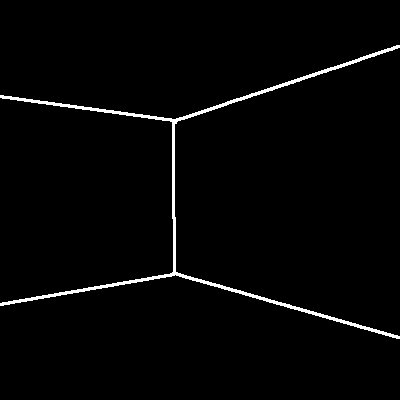
#> input picture enhanced_edges_plot.png, 400 x 400 px
$ python image_utils.py
#> lines starting #> are read from the running program, lines starting #| are printed output that depends on the picture; after the words box and inside, x2 and y2 are one past the last pixel; in counts of white or black regions, pixels touching at a corner belong together
import cv2
import numpy as np
import matplotlib.pyplot as plt
import math


def calculate_angle(line):
    x1, y1, x2, y2 = line[0]
    return math.atan2(y2 - y1, x2 - x1)

def calculate_distance(line1, line2):
    x1, y1, x2, y2 = line1[0]
    x3, y3, x4, y4 = line2[0]
    dist1 = math.sqrt((x3 - x1) ** 2 + (y3 - y1) ** 2)
    dist2 = math.sqrt((x4 - x2) ** 2 + (y4 - y2) ** 2)
    return min(dist1, dist2)

# Function to merge two lines
def merge_lines(line1, line2):
    x1, y1, x2, y2 = line1[0]
    x3, y3, x4, y4 = line2[0]
    merged_line = [[min(x1, x3), min(y1, y3), max(x2, x4), max(y2, y4)]]
    return np.array(merged_line)

def calculate_length(line):
    x1, y1, x2, y2 = line[0]
    return math.sqrt((x2 - x1) ** 2 + (y2 - y1) ** 2)


def merge_nearby_lines(lines, distance_threshold=40, angle_threshold=10, length_threshold=100):
    merged_lines = []

    for line in lines:
        if calculate_length(line) < length_threshold:
            continue

        merged = False
        for i, existing_line in enumerate(merged_lines):
            angle1 = calculate_angle(line)
            angle2 = calculate_angle(existing_line)
            distance = calculate_distance(line, existing_line)

            angle_diff = abs(angle1 - angle2)
            if angle_diff > math.pi:  # Adjust for angles wrapping around
                angle_diff = 2 * math.pi - angle_diff

            if angle_diff < math.radians(angle_threshold) and distance < distance_threshold:
                merged_lines[i] = merge_lines(existing_line, line)
                merged = True
                break

        if not merged:
            merged_lines.append(line)

    return np.array(merged_lines)

edges = cv2.imread('enhanced_edges_plot.png', cv2.IMREAD_GRAYSCALE)
#> edges: shape (400, 400); 2% white; 1 white region, box (x1, y1, x2, y2) and area: (0, 45, 400, 339) 3251
lines = cv2.HoughLinesP(edges, rho=1, theta=np.pi / 180, threshold=50, minLineLength=20, maxLineGap=10)
#> lines = 17 rows, first 6: [172, 273, 399, 338], [170, 121, 399, 47], [0, 303, 183, 274], [169, 120, 399, 46], [0, 96, 177, 121], [173, 272, 399, 336]

merged_lines = merge_nearby_lines(lines)
#> the loop in merge_nearby_lines, `for line in lines:` made 17 passes

# Visualize merged lines
line_image = np.zeros((edges.shape[0], edges.shape[1], 3), dtype=np.uint8)
for line in merged_lines:
    x1, y1, x2, y2 = line[0]
    cv2.line(line_image, (x1, y1), (x2, y2), (0, 0, 255), 2)  # Draw in red
#> this loop made 6 passes
#> line on passes 1 to 6: [[170, 272, 399, 338]], [[169, 93, 399, 56]], [[0, 300, 183, 274]], [[0, 95, 180, 122]], [[172, 159, 174, 274]], [[174, 271, 174, 122]]
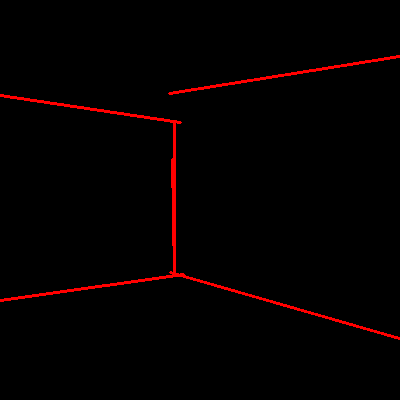
#> line_image: shape (400, 400, 3); mean of channels 0, 1, 2 0, 0, 4.8; drawn as B, G, R

# Overlay with original edge-detected image
overlay = cv2.addWeighted(cv2.cvtColor(edges, cv2.COLOR_GRAY2BGR), 0.7, line_image, 1, 0)
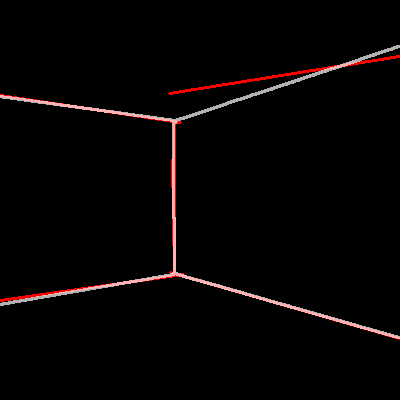
#> overlay: shape (400, 400, 3); mean of channels 0, 1, 2 3.6, 3.6, 6.3; drawn as B, G, R

# Display results
plt.figure(figsize=(10, 10))
plt.imshow(cv2.cvtColor(overlay, cv2.COLOR_BGR2RGB))
plt.title('Merged Lines')
plt.axis('off')
plt.show()

# Print merged line segments
merged_line_segments = [(line[0][0], line[0][1], line[0][2], line[0][3]) for line in merged_lines]
print("Merged Line Segments:", merged_line_segments)
#| Merged Line Segments: [(170, 272, 399, 338), (169, 93, 399, 56), (0, 300, 183, 274), (0, 95, 180, 122), (172, 159, 174, 274), (174, 271, 174, 122)]
